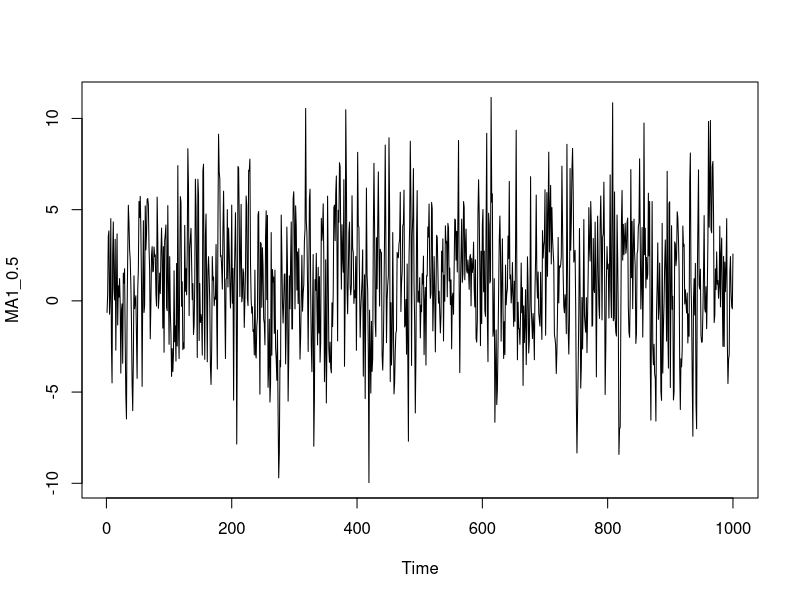
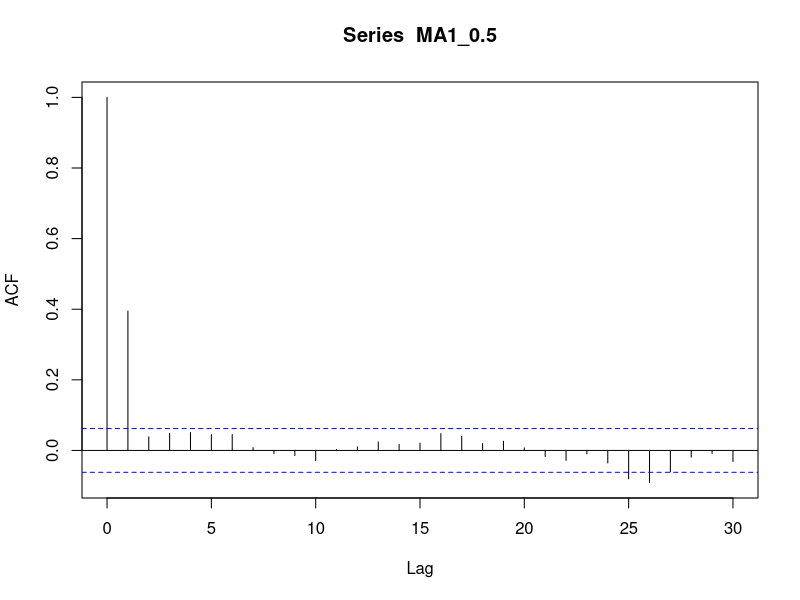
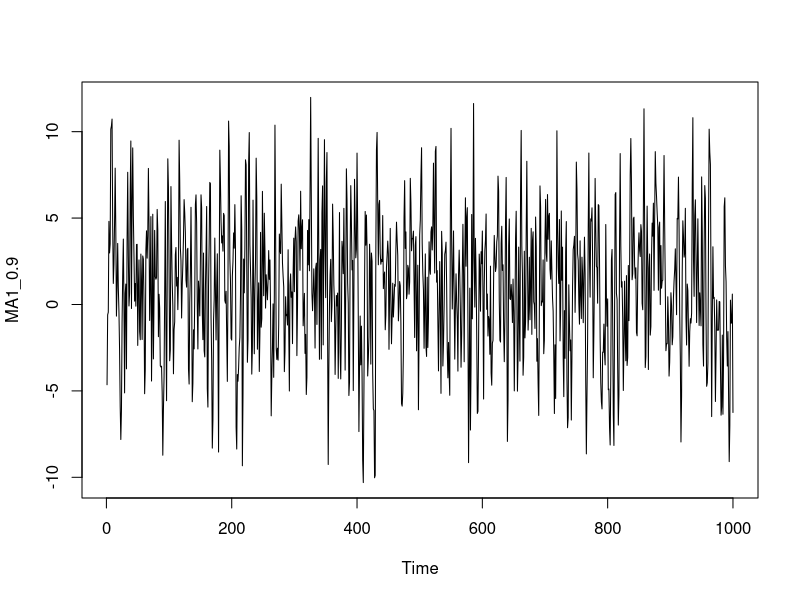
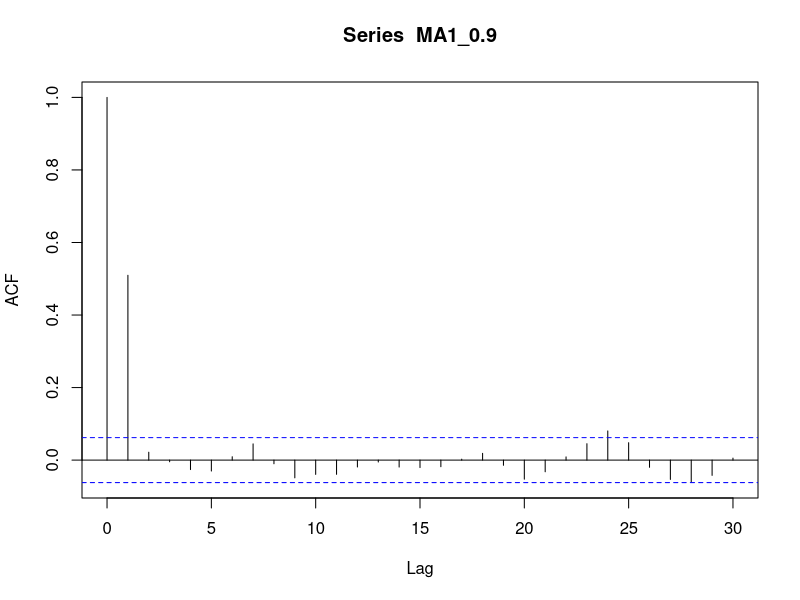
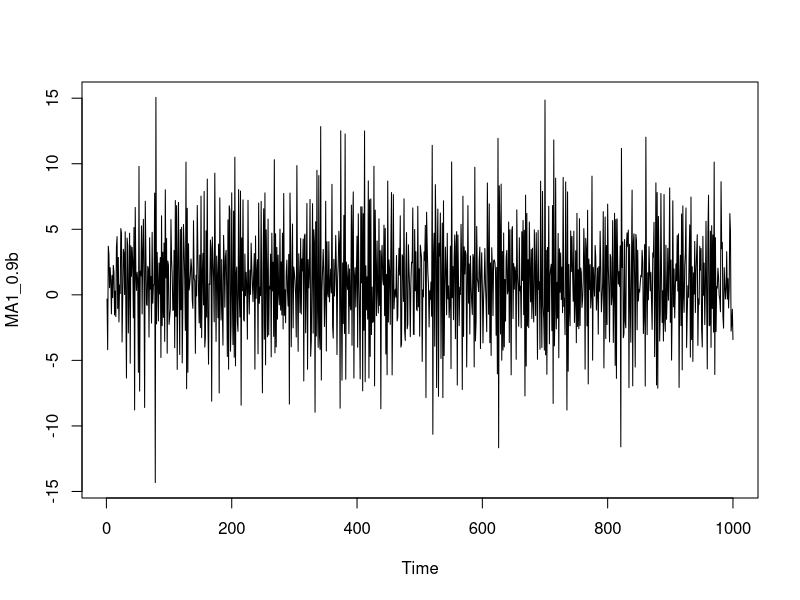
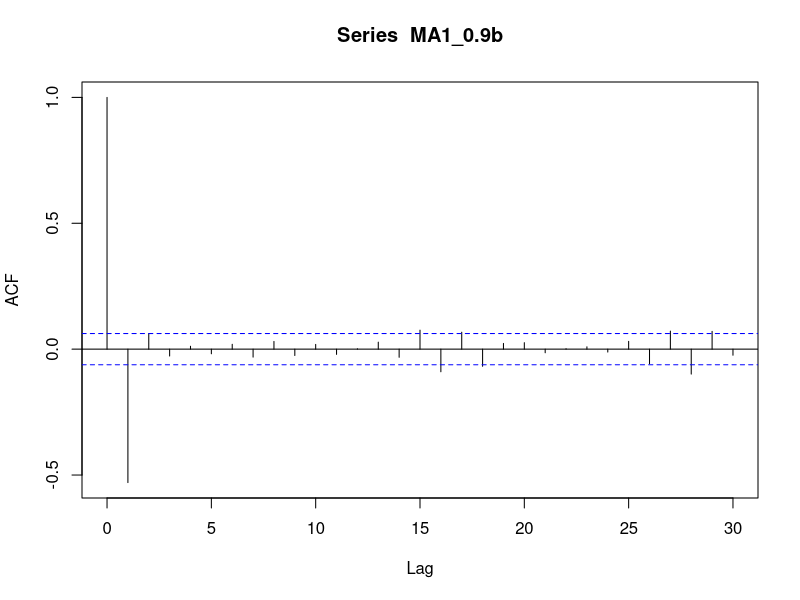
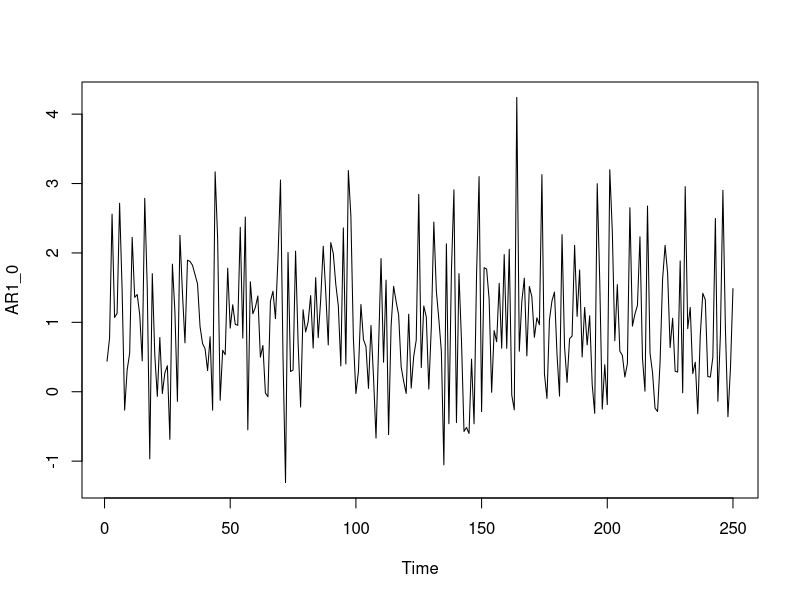
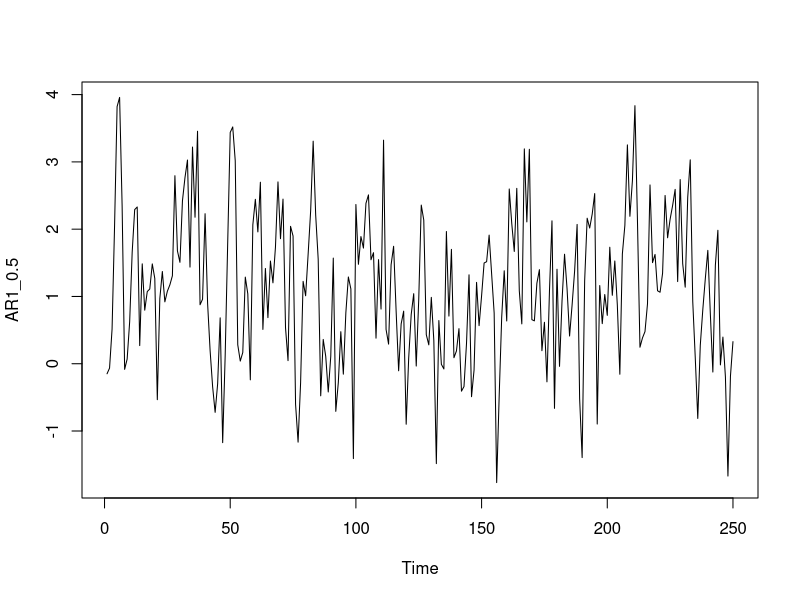

These figures' R source, in order:
#Econ 432 HW5 R Codes Submission 

#1. 

#a.
#Using the R function arima.sim(), simulate and plot 250 observations of the 
#MA(1), theoretical ACF, and sample ACF with theta= 0.5,0.9,-0.9
ls <- list(order = c(0, 0, 1), ma = 0.5)
mu <- 1
MA1_0.5 <- arima.sim(n = 1000, model = ls, sd = 3) + mu
plot(MA1_0.5)
acf(MA1_0.5)

ls <- list(order = c(0, 0, 1), ma = 0.9)
MA1_0.9 <- arima.sim(n = 1000, model = ls, sd = 3) + mu
plot(MA1_0.9)
acf(MA1_0.9)

ls <- list(order = c(0, 0, 1), ma = -0.9)
MA1_0.9b <- arima.sim(n = 1000, model = ls, sd = 3) + mu
plot(MA1_0.9b)
acf(MA1_0.9b)

#b.
#Briefly comment on the behavior of the simulated data series 

#They all share the same general trend of having a significant spike in the 1st lag
#And then they all share oscillating positive and negative insignificant spikes for higher lags 
#There are some outliers with some slightly significant spikes but those are negligible


#2

#a. 
#Using the R function arima.sim(), 
#simulate and plot 250 observations of the AR(1) 
#with phi = 0; phi = 0:5;phi = 0.9, and phi = 0.99
set.seed(123)


lsl = list(order = c(0,0,0))
mu = 1 
AR1_0 = arima.sim(n=250, model = lsl, sd = 1) + mu
plot(AR1_0)


lsl = list(order = c(1,0,0), ar = 0.5)
mu = 1 
AR1_0.5 = arima.sim(n=250, model = lsl, sd = 1) + mu
plot(AR1_0.5)

lsl = list(order = c(1,0,0), ar = 0.9)
AR1_0.9 = arima.sim(n=250, model = lsl, sd = 1) + mu
plot(AR1_0.9)


lsl = list(order = c(1,0,0), ar = 0.99)
AR1_0.99 = arima.sim(n=250, model = lsl, sd = 1) + mu
plot(AR1_0.99)


#b.
#Comment on the behavior of the simulated data series,
#Which series is close to nonstationary or persistent time series

#As the phi gets closer to 1, the series will become more nonstationary
#And exhibit a persistent time series qualities 


#3.

